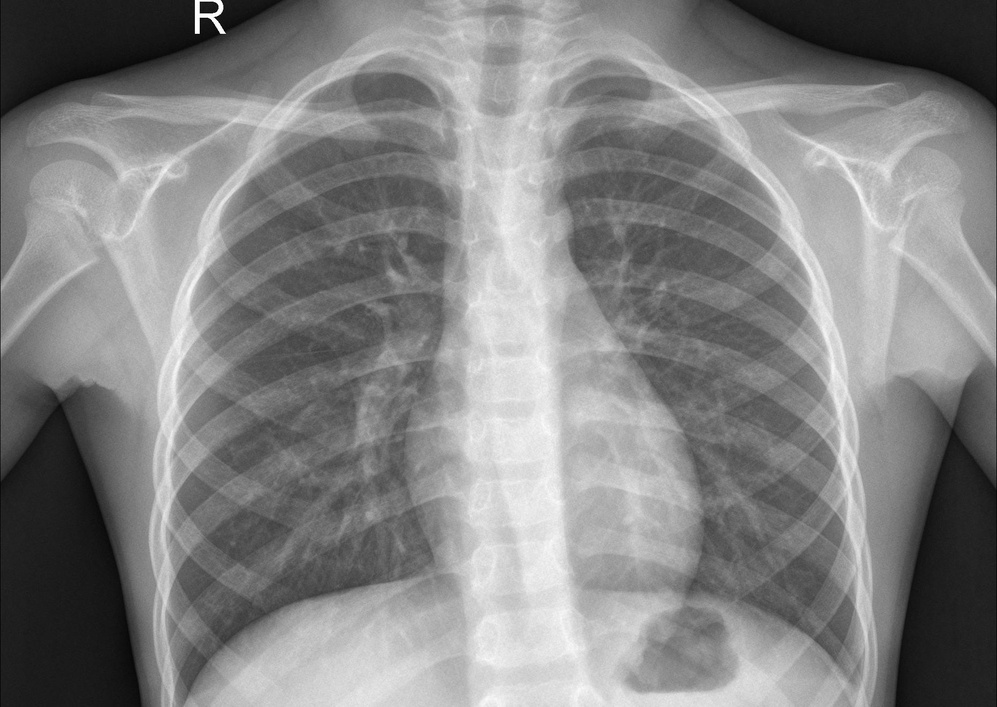
#> input picture Multiple-Disease-Prediction-Webapp/Frontend/data/pneumonia_xray/test/NORMAL/IM-0001-0001.jpeg, 997 x 707 px, shrunk from 1857 x 1317 before the run
$ python -i debug_pneumonia.py   (imports and definitions only)   (older library calls are emulated)
#> lines starting #> are read from the running program, lines starting #| are printed output that depends on the picture; after the words box and inside, x2 and y2 are one past the last pixel; in counts of white or black regions, pixels touching at a corner belong together
#> further down, picture is the input picture: PIL image 997x707 L; min 0, max 255, mean 131
"""Debug pneumonia detection features"""
import numpy as np
import cv2
from PIL import Image

def debug_pneumonia_features(image: Image.Image):
    """Debug individual feature scores"""
    img_array = np.array(image.convert('L'))
    img_array = cv2.normalize(img_array, None, 0, 255, cv2.NORM_MINMAX)

    # CLAHE
    clahe = cv2.createCLAHE(clipLimit=2.5, tileGridSize=(8, 8))
    img_enhanced = clahe.apply(img_array)
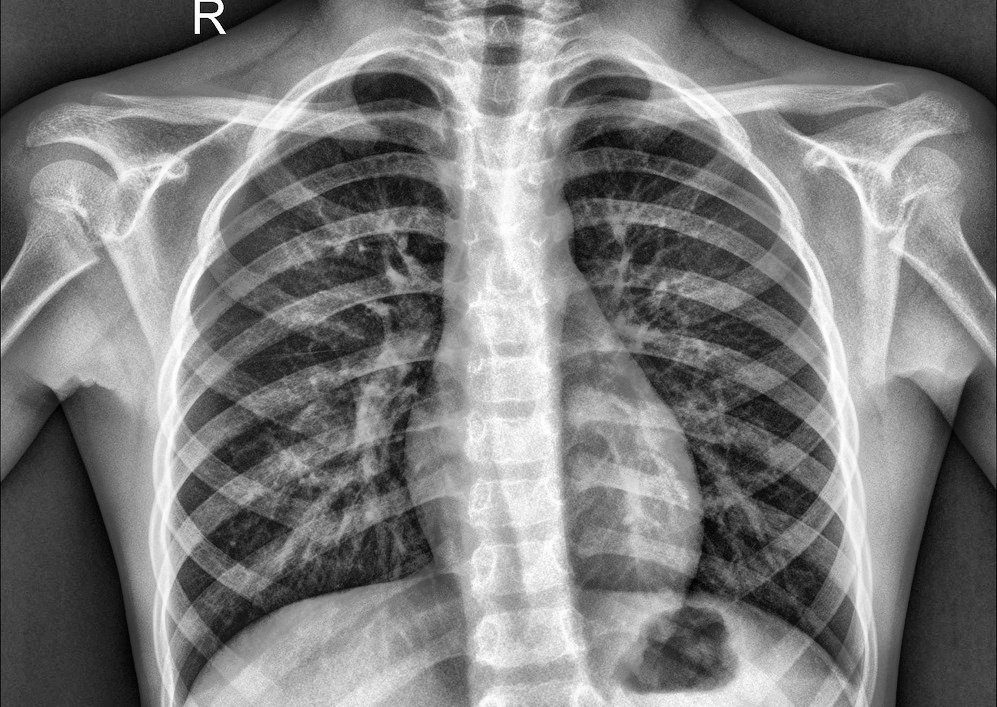
#> img_enhanced: shape (707, 997); min 1, max 255, mean 123.1

    # Feature 1: Consolidation
    _, dark_regions = cv2.threshold(img_enhanced, 110, 255, cv2.THRESH_BINARY_INV)
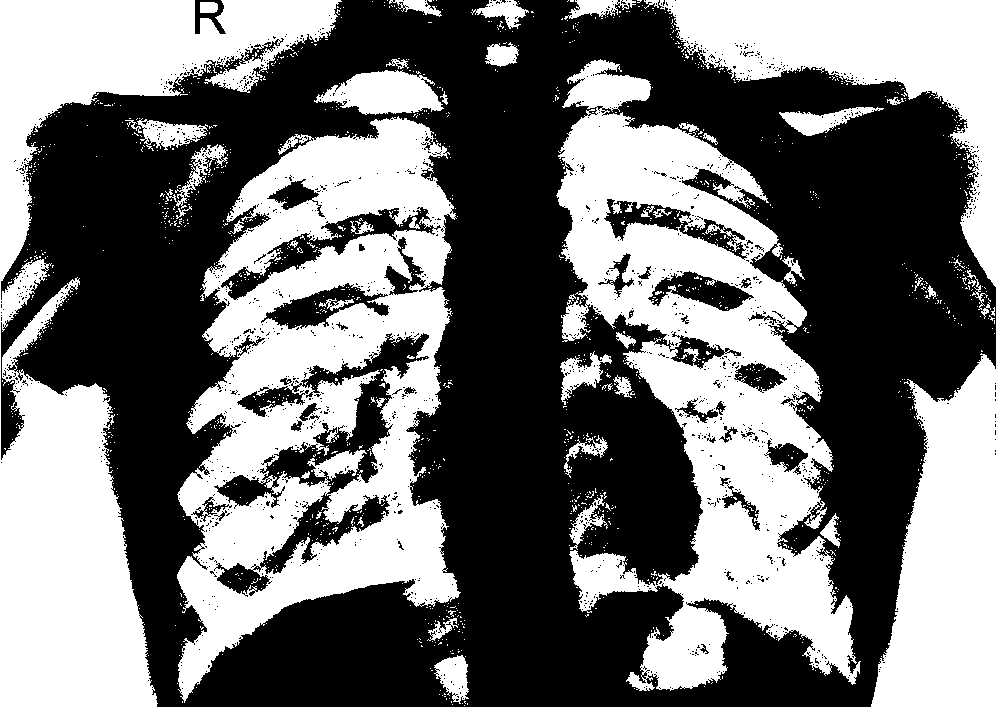
#> dark_regions: shape (707, 997); 45% white; 1460 white regions (1408 under 20 px), largest, box (x1, y1, x2, y2) and area: (177, 116, 461, 703) 81608, (556, 59, 861, 691) 80743, (0, 0, 342, 707) 74179
    consolidation_score = np.sum(dark_regions) / (img_array.shape[0] * img_array.shape[1] * 255)
#> consolidation_score = 0.45

    # Feature 2: Infiltrate
    infiltrate_score = min(np.std(img_enhanced) / 120.0, 1.0)
#> infiltrate_score = 0.512

    # Feature 3: Edges
    edges = cv2.Canny(img_enhanced, 50, 150)
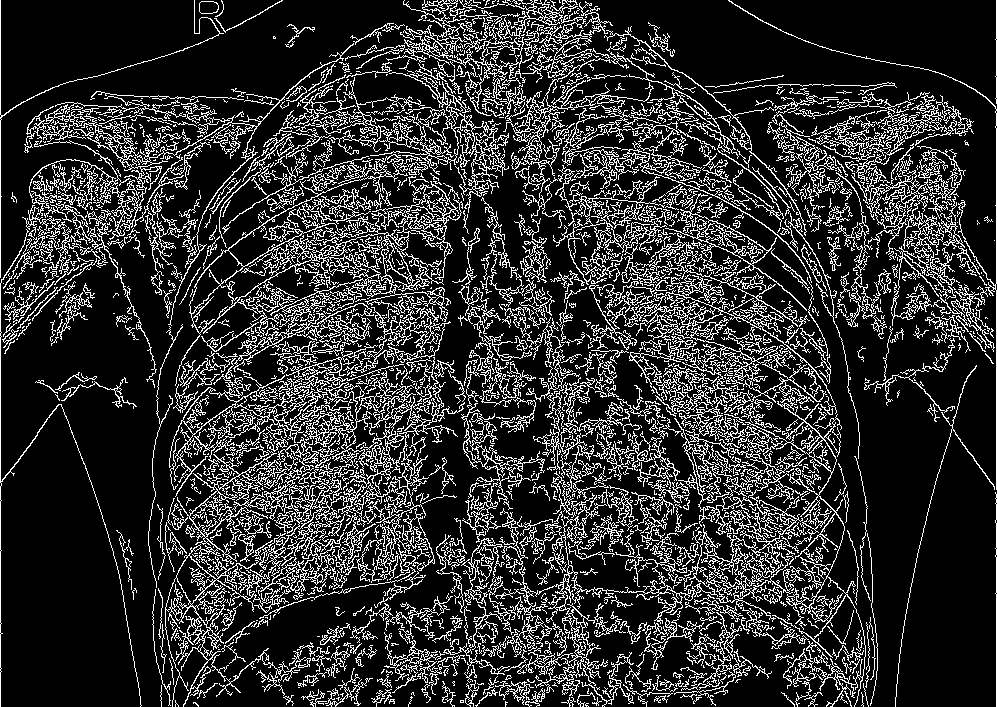
#> edges: shape (707, 997); 18.7% white in thin lines or dots
    edge_score = np.sum(edges) / (img_array.shape[0] * img_array.shape[1] * 255)
#> edge_score = 0.187

    # Feature 4: Histogram
    hist = cv2.calcHist([img_enhanced], [0], None, [256], [0, 256])
#> hist = 256 values, max 5688 at index 56, min 0 at index 0, mean 2753.4
    hist_normalized = hist.ravel() / (hist.max() + 1e-8)
#> hist_normalized = 256 values, max 1 at index 56, min 0 at index 0, mean 0.484
    bins = np.arange(256)
    mean_intensity = np.sum(bins * hist_normalized) / (np.sum(hist_normalized) + 1e-8)
#> mean_intensity = 123.1
    variance = np.sum(((bins - mean_intensity) ** 2) * hist_normalized) / (np.sum(hist_normalized) + 1e-8)
#> variance = 3774.7
    if variance > 1.0:
        skewness = np.sum(((bins - mean_intensity) ** 3) * hist_normalized) / (np.sum(hist_normalized) * (variance ** 1.5) + 1e-8)
#> skewness = 0.171
    else:
        skewness = 0
    histogram_score = max(0, min(-skewness / 18.0, 1.0))
#> histogram_score = 0

    # Feature 5: Opacity
    h, w = img_array.shape
#> h = 707; w = 997
    lung_region = img_enhanced[h//4:3*h//4, w//4:3*w//4]
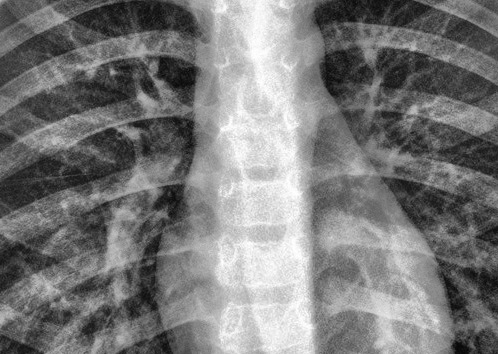
#> lung_region: shape (354, 498); min 8, max 254, mean 121.3
    lung_mean = np.mean(lung_region) / 255.0
#> lung_mean = 0.476
    opacity_score = max(0, (0.55 - lung_mean) * 1.8) if lung_mean < 0.55 else 0.0
#> opacity_score = 0.134

    # Feature 6: Texture
    laplacian = cv2.Laplacian(img_enhanced, cv2.CV_64F)
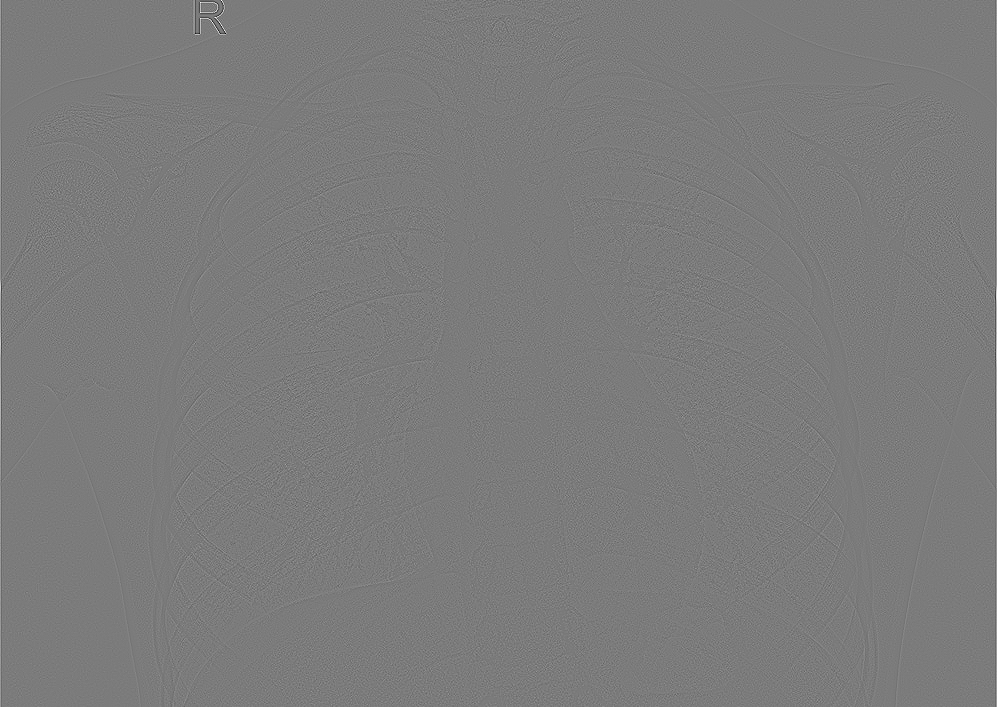
#> laplacian: shape (707, 997) float64; min -482, max 510, mean 0.1; drawn with min black and max white
    texture_score = min(np.std(laplacian) / 150.0, 1.0)
#> texture_score = 0.174

    # Feature 7: Local Variance
    local_std = cv2.GaussianBlur(img_enhanced.astype(np.float32), (15, 15), 0)
    variance_score = min(np.std(local_std) / 80.0, 1.0)
#> variance_score = 0.743

    print(f"Consolidation: {consolidation_score:.4f}")
#| Consolidation: 0.4503
    print(f"Infiltrate:    {infiltrate_score:.4f}")
#| Infiltrate:    0.5120
    print(f"Edges:         {edge_score:.4f}")
#| Edges:         0.1869
    print(f"Histogram:     {histogram_score:.4f}")
#| Histogram:     0.0000
    print(f"Opacity:       {opacity_score:.4f}")
#| Opacity:       0.1336
    print(f"Texture:       {texture_score:.4f}")
#| Texture:       0.1738
    print(f"Variance:      {variance_score:.4f}")
#| Variance:      0.7427
    print(f"Lung Mean:     {lung_mean:.4f}")
#| Lung Mean:     0.4758

    base_score = (
        consolidation_score * 0.28 +
        edge_score * 0.22 +
        opacity_score * 0.18 +
        histogram_score * 0.14 +
        variance_score * 0.10 +
        infiltrate_score * 0.05 +
        texture_score * 0.03
    )
#> base_score = 0.296

    print(f"\nBase Score:    {base_score:.4f}")
#| Base Score:    0.2963

    pneumonia_score = 1 / (1 + np.exp(-3.5 * (base_score - 0.32)))
#> pneumonia_score = 0.479
    print(f"Final Score:   {pneumonia_score:.4f}")
#| Final Score:   0.4793
    print(f"Detected:      {pneumonia_score >= 0.50}")
#| Detected:      False

    return pneumonia_score


# [7 lines not run here, left out]

>>> from PIL import Image
>>> picture = Image.open('data/pneumonia_xray/test/NORMAL/IM-0001-0001.jpeg')
>>> result = debug_pneumonia_features(picture)
#> result = 0.479

$ run again, on Multiple-Disease-Prediction-Webapp/Frontend/data/pneumonia_xray/test/NORMAL/IM-0009-0001.jpeg
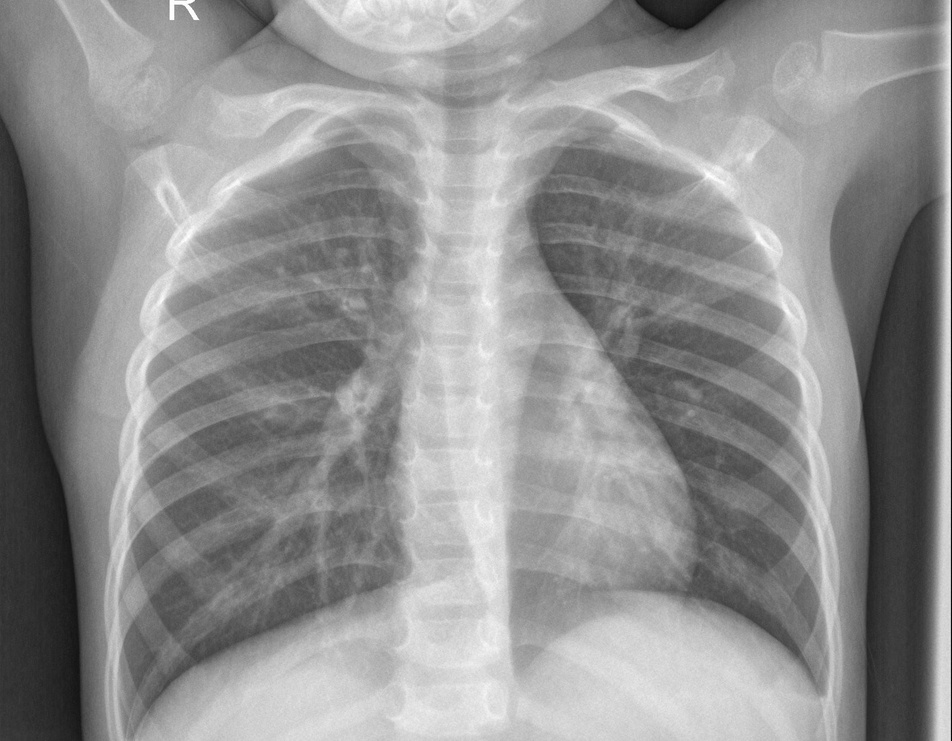
#> input picture Multiple-Disease-Prediction-Webapp/Frontend/data/pneumonia_xray/test/NORMAL/IM-0009-0001.jpeg, 952 x 741 px, shrunk from 1852 x 1443 before the run
#> picture is the input picture: PIL image 952x741 L; min 5, max 255, mean 143.7
#> in debug_pneumonia_features, `_, dark_regions = cv2.threshold(img_enhanced, 110, 255, cv2.THRESH_BIN..`:
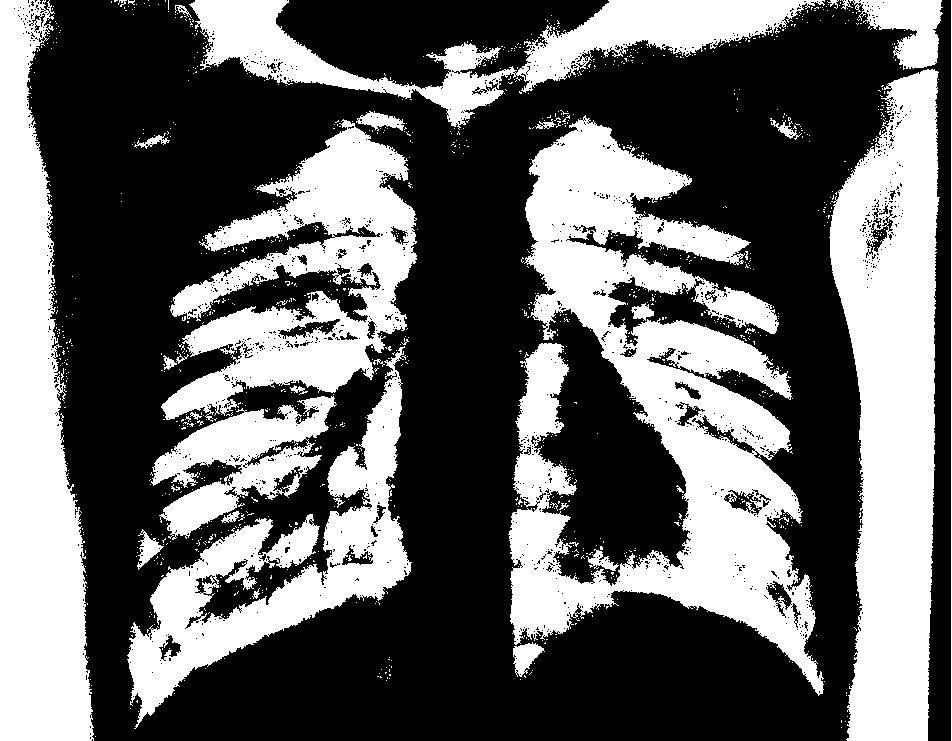
#> dark_regions: shape (741, 952); 39.3% white; 1261 white regions (1225 under 20 px), largest, box (x1, y1, x2, y2) and area: (508, 115, 824, 696) 74737, (829, 69, 940, 741) 51232, (0, 0, 94, 741) 45371
#> consolidation_score = 0.393
#> infiltrate_score = 0.499
#> edges: shape (741, 952); 18.5% white in thin lines or dots
#> edge_score = 0.185
#> hist = 256 values, max 4071 at index 136, min 5 at index 0, mean 2755.6
#> hist_normalized = 256 values, max 1 at index 136, min 0.00123 at index 0, mean 0.677
#> mean_intensity = 131
#> variance = 3580.6
#> skewness = -0.00886
#> histogram_score = 0.000492
#> in debug_pneumonia_features, `lung_region = img_enhanced[h//4:3*h//4, w//4:3*w//4]`:
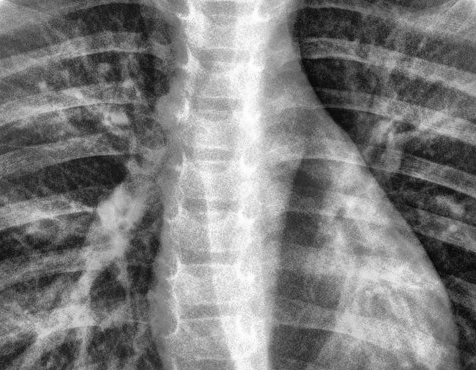
#> lung_region: shape (370, 476); min 9, max 254, mean 125.4
#> lung_mean = 0.492
#> opacity_score = 0.105
#> texture_score = 0.193
#> variance_score = 0.722
#| Consolidation: 0.3928
#| Infiltrate:    0.4986
#| Edges:         0.1849
#| Histogram:     0.0005
#| Opacity:       0.1046
#| Texture:       0.1926
#| Variance:      0.7217
#| Lung Mean:     0.4919
#> base_score = 0.272
#| Base Score:    0.2724
#> pneumonia_score = 0.458
#| Final Score:   0.4585
#| Detected:      False

$ run again, on Multiple-Disease-Prediction-Webapp/Frontend/data/pneumonia_xray/test/NORMAL/IM-0022-0001.jpeg
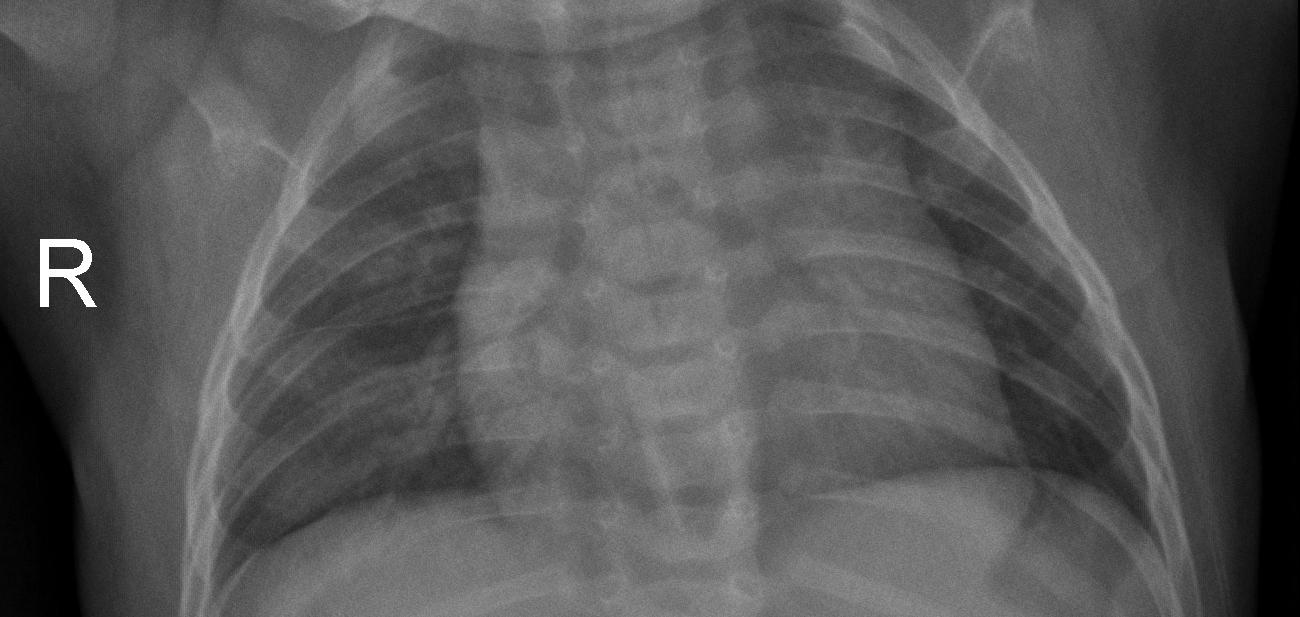
#> input picture Multiple-Disease-Prediction-Webapp/Frontend/data/pneumonia_xray/test/NORMAL/IM-0022-0001.jpeg, 1300 x 617 px
#> picture is the input picture: PIL image 1300x617 L; min 0, max 255, mean 86.5
#> in debug_pneumonia_features, `_, dark_regions = cv2.threshold(img_enhanced, 110, 255, cv2.THRESH_BIN..`:
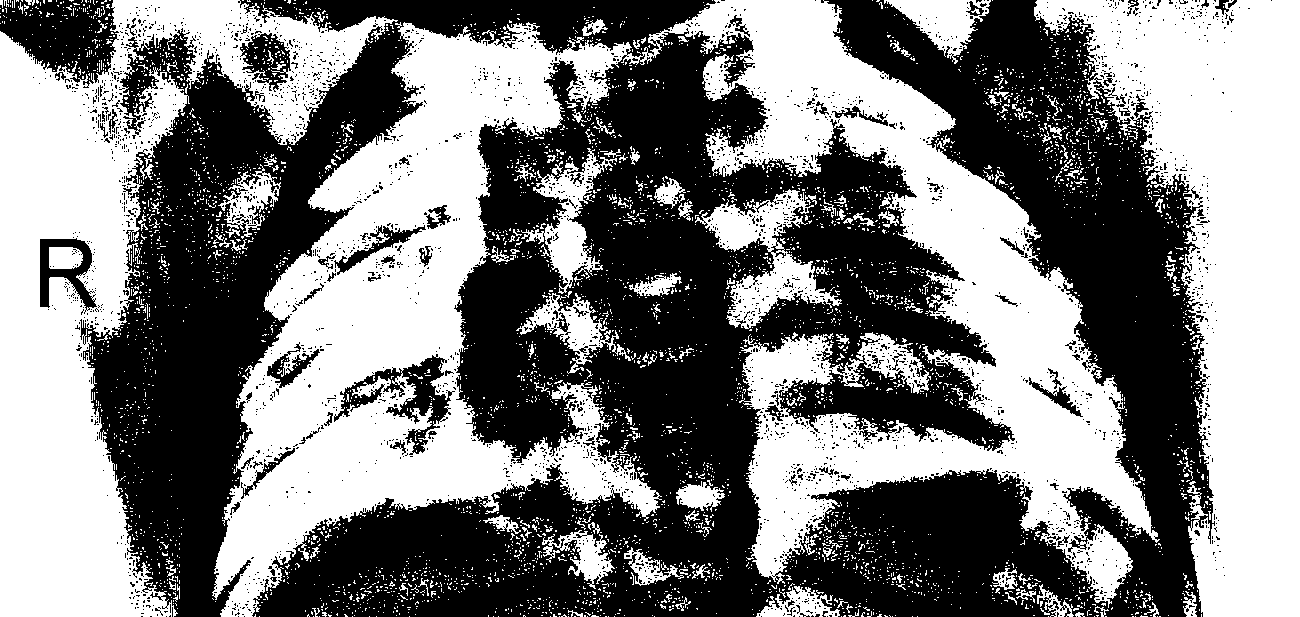
#> dark_regions: shape (617, 1300); 49.4% white; 4843 white regions (4670 under 20 px), largest, box (x1, y1, x2, y2) and area: (212, 0, 1160, 617) 187981, (0, 0, 398, 617) 82277, (1034, 0, 1300, 617) 78388
#> consolidation_score = 0.494
#> infiltrate_score = 0.381
#> edges: shape (617, 1300); 26.4% white in thin lines or dots
#> edge_score = 0.264
#> hist = 256 values, max 20046 at index 3, min 0 at index 0, mean 3133.2
#> hist_normalized = 256 values, max 1 at index 3, min 0 at index 0, mean 0.156
#> mean_intensity = 107.6
#> variance = 2086.1
#> skewness = -0.228
#> histogram_score = 0.0127
#> in debug_pneumonia_features, `lung_region = img_enhanced[h//4:3*h//4, w//4:3*w//4]`:
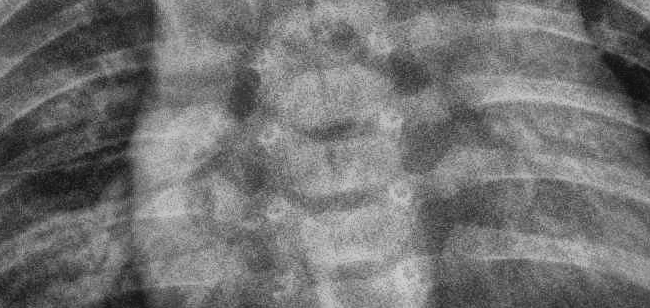
#> lung_region: shape (308, 650); min 15, max 209, mean 114.3
#> lung_mean = 0.448
#> opacity_score = 0.183
#> texture_score = 0.18
#> variance_score = 0.546
#| Consolidation: 0.4944
#| Infiltrate:    0.3806
#| Edges:         0.2644
#| Histogram:     0.0127
#| Opacity:       0.1831
#| Texture:       0.1797
#| Variance:      0.5455
#| Lung Mean:     0.4483
#> base_score = 0.31
#| Base Score:    0.3103
#> pneumonia_score = 0.492
#| Final Score:   0.4915
#| Detected:      False
